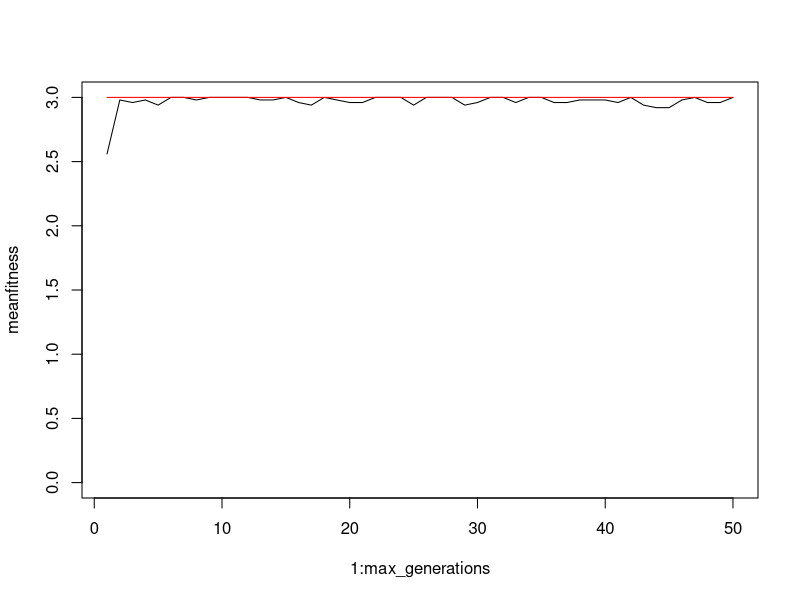

Source code (R):

# exercise written 14 August 2006 by Anders Brodin translated into R by John Waller 2016. Further revised in 2018-20 by Jörgen Ripa

# Main variables:
pop_size <- 50            # popsize is number of chromosomes in the population
gene_number <- 2         # gene number is number of genes in each chromosome, should be one in these simple tasks
max_generations <- 50    # number of iterations
num_breeed <- 20          # out of the 50 chromosomes (= possible solutions) the 20 best are allowed to reproduce

# genetic operators
mutation_rate <- 0.01    #how large percentage of the genes experience mutations
mutation_free <- 10      # number of top ranked individuals that should be saved from mutation


# Define Functions

Create_pop <- function(pop_size,gene_number) {    # This function creates a random population of pop_size chromosomes
  
  Genes <- matrix(nrow=pop_size, ncol=gene_number)
  for(ind in 1:pop_size) {              # For each individual:
    for(gene_index in 1:gene_number) {      # For each gene in the chromosome
      if(runif(1) < 0.5) {                   # fill genes with either 0 or 1
        Genes[ind,gene_index] <- 0            
      } else {                        
        Genes[ind,gene_index] <- 1           
      }
    }
  }
  fitness <- rep(NA,pop_size)
  # pop is a list, a structured variable with information about the population:
  pop <- list(size=pop_size, L=gene_number, Genes=Genes, fitness=fitness)
  return(pop) 
}

# Function to calculate fitness for each individual:
Evaluate_fitness <- function(pop) {
  for(ind in 1:pop$size) {
    # Calculate the binary number corresponding to the chromosome of ones and zeros:
    Binary_Value <- 0;
    for(gene_index in gene_number:1) {
      if(pop$Genes[ind,gene_index] == 1) {
        Binary_Value <- Binary_Value + 2^(gene_number - gene_index)
      }
    }
    pop$fitness[ind] <- Binary_Value
  }
  return(pop)
}

# Sort the population by fitness:
Sort <- function(pop) {
  # Find order of decreasing fitness:
  new_order <- order(pop$fitness, decreasing=TRUE)
  # Next, rearrange the population gene matrix and fitness vector:
  pop$Genes <- pop$Genes[new_order,]
  pop$fitness <- pop$fitness[new_order]
  return(pop)
}

# Let individuals with the highest fitness reproduce:
Reproduce <- function(pop,num_breeed) {
  # The population reproduces in pairs, in fitness order
  # First individuals 1 and 2 mate, next individuals 3 and 4, and so on
  # Each pair produces 2 offspring, corresponding to two chromosomes after crossover
  # Offspring replace the parent population from the bottom of the list.
  offspring_pos <- pop$size # where to put the offspring, starting from bottom
  for(parent1 in seq(1,num_breeed,by=2)) {
    parent2 <- parent1 + 1
    # crossover locus:
    crossover <- sample.int(gene_number,1)
    for(gene_index in 1:pop$L) {
      if(gene_index <= crossover) {
        pop$Genes[offspring_pos,gene_index] <- pop$Genes[parent1,gene_index]
        pop$Genes[offspring_pos-1,gene_index] <- pop$Genes[parent2,gene_index]
      } else {
        pop$Genes[offspring_pos,gene_index] <- pop$Genes[parent2,gene_index]
        pop$Genes[offspring_pos-1,gene_index] <- pop$Genes[parent1,gene_index]
      }
    }
    offspring_pos <- offspring_pos - 2
  }
  return(pop)
}

# Mutate the whole population, accept the top fitness individuals
Mutate <- function(pop, mutation_free, mutation_rate) {
  for(ind in (mutation_free+1):pop$size) {
    for(gene_index in 1 : pop$L) {
      if(runif(1) <= mutation_rate) {
        if(pop$Genes[ind,gene_index] == 0) {
          pop$Genes[ind,gene_index] <- 1
        } else {
          pop$Genes[ind,gene_index] <- 0
        }
      }
    }
  }
  return(pop)
}

##############################
# Main program starts here

pop <- Create_pop(pop_size,gene_number)  # calls function that generates random chromosomes
pop <- Evaluate_fitness(pop)   # calculate fitness for all individuals
pop <- Sort(pop) # Sort according to fitness

# main loop over all of our functions

meantopfitness <- c(0,max_generations) # empty vectors to store results
meanfitness <- c(0,max_generations)

for(generation in 1:max_generations) {  
  pop <- Reproduce(pop,num_breeed)
  pop <- Mutate(pop, mutation_free, mutation_rate)
  pop <- Evaluate_fitness(pop)   # give back altered population with fitness
  pop <- Sort(pop)
  
  # save statistics:
  meantopfitness[generation] <- mean(pop$fitness[1:5])
  meanfitness[generation] <- mean(pop$fitness)
}

cat("generation:",max_generations,"\n")
cat("mean top fitness:",meantopfitness[max_generations],"\n")
cat("mean fitness",meanfitness[max_generations],"\n")

# plot results
plot(1:max_generations, meanfitness, ylim=c(0,max(meantopfitness)),type="l")
lines( 1:max_generations, meantopfitness, col="red")

